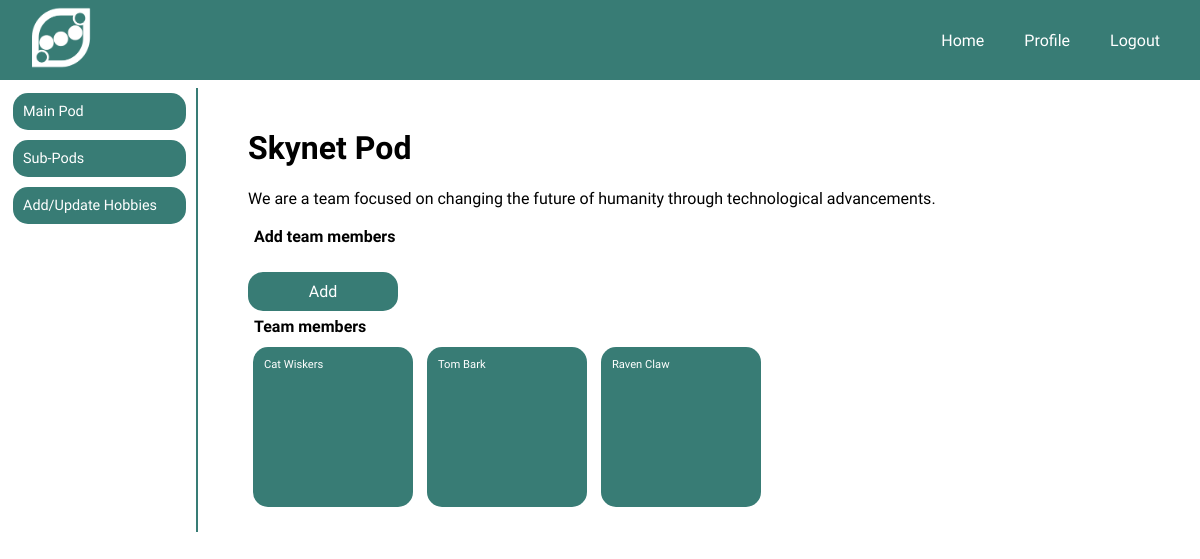
Page /pods/manage (signed in) on the committed database.
### models.py (models this page shows, shortened)
class Pod(db.Model):
    __tablename__ = 'pods'
    id = db.Column(db.Integer, primary_key=True, autoincrement=True)
    name = db.Column(db.String(30), unique=True, nullable=False)
    description = db.Column(db.Text)
    messages = db.relationship('Message', secondary='pod_messages', backref='pod')

class User(db.Model):
    __tablename__ = 'users'
    id = db.Column(db.Integer, primary_key=True, autoincrement=True)
    username = db.Column(db.String(20), unique=True, nullable=False)
    password = db.Column(db.Text, nullable=False)
    first_name = db.Column(db.String(50), nullable=False)
    last_name = db.Column(db.String(50), nullable=False)
    email = db.Column(db.Text, nullable=False, unique=True)
    city = db.Column(db.Text, nullable=False)
    state = db.Column(db.Text, nullable=False)
    lat_lng = db.Column(db.Text)
    pods = db.relationship('Pod', secondary="pod_users", backref='user')
    sub_pods = db.relationship('SubPod', secondary="sub_pod_users", backref='user')
    hobbies = db.relationship('Hobby', secondary='user_hobbies', backref='user')

### app.py (the view)
@app.route('/pods/manage')
def manage_pod():
    user, pod, pod_member = is_pod_member()
    if not g.user and not pod_member.owner:
        flash("Access unauthorized.", "error")
        return redirect("/")
    pod_team_members = PodUser.query.filter(PodUser.pod_id==pod_member.pod_id).all()
    team_members = [User.query.get(member.user_id) for member in pod_team_members]
    return render_template('/pods/manage_pod.html', pod=pod, pod_member=pod_member, members=team_members)

### app.py (called while the page is built)
def is_pod_member():
    if g.user:
        user = User.query.get(int(session[CURRENT_USER]))
        empty_tupple = (None,None,None)
        if user:
            main_pod = user.pods
            if main_pod:
                main_pod = user.pods[0]
                pod_member = PodUser.query.filter(PodUser.pod_id==main_pod.id, PodUser.user_id==user.id).first()
                if pod_member:
                    return user, main_pod, pod_member
                else:
                    return empty_tupple
            else:
                return empty_tupple

@app.before_request
def add_user_to_g():
    if CURRENT_USER in session:
        g.user = User.query.get(session[CURRENT_USER])
    else:
        g.user = None

### templates/pods/manage_pod.html (shortened to what this page needs)
{% extends '/users/user_menu.html' %}
{% block dashboard %}
<h1 class="main_title">{{ pod.name }} Pod</h1>
<p class="sub_title">{{ pod.description }}</p>
<div>
    <h4 class="low_margin_title">Add team members</h4>
</div>
<a href='/pods/add_members'>
    <div type="button" class="button-primary">Add</div>
</a>
<div>
    <h4 class="low_margin_title">Team members</h4>
    {% for member in members %}
    <div class='pod_thumbnail'>
        <p class="pod_thumbnail_text">
            {{ member.first_name }} {{ member.last_name }}
        </p>
    </div>
    {% endfor %}
</div>
{% endblock %}

### static/app.css (style rules this page uses)
body { margin: 0px; padding: 0px; font-family: 'Varela Round', sans-serif; }
a { text-decoration: none; }
* { scrollbar-width: thin; scrollbar-color: #387C75 white; }
.button-primary { display: inline-block; width: 150px; margin-top: 20px; margin-left: auto; margin-right: auto; background-color: #387C75; color: white; padding: 10px 0px; border: none; border-radius: 15px; text-align: center; font-size: 1rem; }
.pod_thumbnail { display: inline-block; white-space: normal; width: 150px; height: 150px; padding: 5px; margin: 5px; background-color: #387C75; border-radius: 15px; }
.pod_thumbnail_text { color: white; font-size: 0.7rem; padding: 3px; margin: 3px; }
.low_margin_title { padding: 3px; margin: 3px; }

### rows in the picture
Pod: name "Skynet", description "We are a team focused on changing the future of humanity through technological advancements."
User: first_name "Cat", last_name "Wiskers"
User: first_name "Tom", last_name "Bark"
User: first_name "Raven", last_name "Claw"
